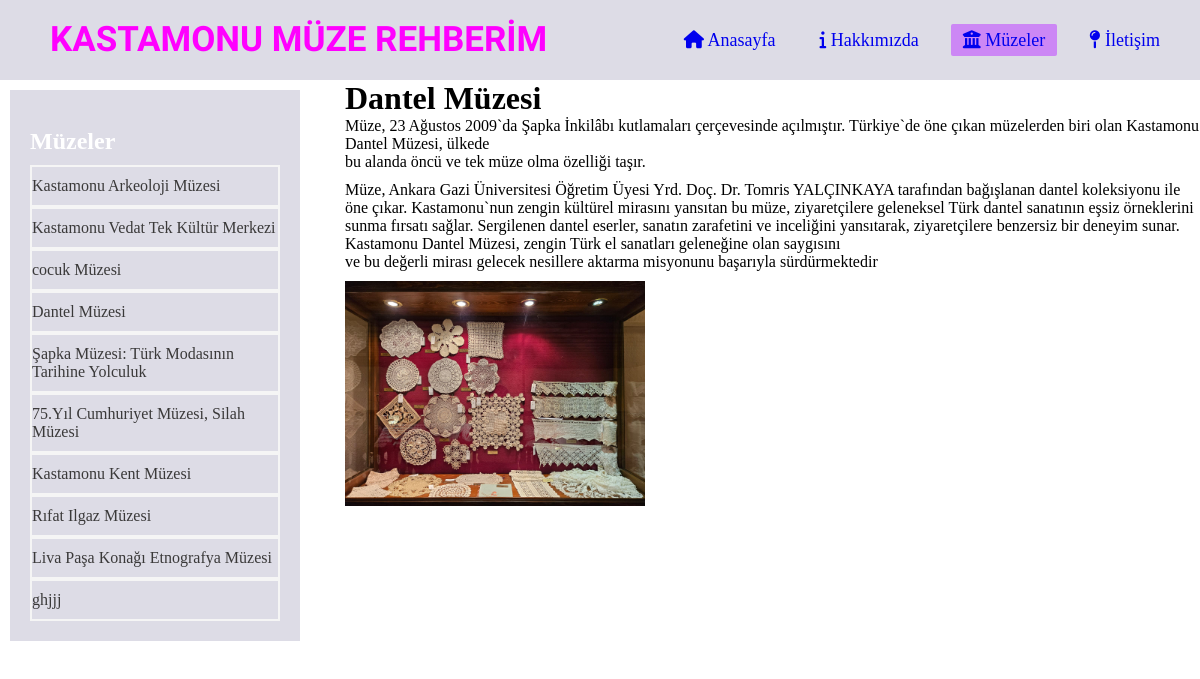
The page /kastamonuweb/museum_detail.php?id=4 on the database its author committed.
### tables this page shows
CREATE TABLE `museums` (
  `id` int(11) NOT NULL,
  `baslik` varchar(1000) NOT NULL,
  `metin` text NOT NULL,
  `resim` varchar(1000) NOT NULL
);

### kastamonuweb/museum_detail.php (the view, shortened to what this page needs)
<?php
$servername = "localhost";
$username = "root";
$password = "";
$database = "museumdb";
$conn = new mysqli($servername, $username, $password, $database);
$sql2 = "SELECT id, baslik, metin, resim FROM museums";
$result2 = $conn->query($sql2);
if ($_SERVER["REQUEST_METHOD"] == "GET" && isset($_GET["id"])) {
    $id = $_GET["id"];
    $sql = "SELECT * FROM museums WHERE id = $id";
    $result = $conn->query($sql);
    if ($result->num_rows > 0) {
        $row = $result->fetch_assoc();
        $baslik = $row["baslik"];
        $metin = $row["metin"];
        $resim = $row["resim"];
    } else {
        echo "Müze bulunamadı.";
        exit();
    }
} else {
    echo "Geçersiz istek.";
    exit();
}
?>
<!DOCTYPE html>
<html lang="en">
<head>
    <link rel="stylesheet" href="https://cdnjs.cloudflare.com/ajax/libs/font-awesome/6.5.1/css/all.min.css">
    <link rel="stylesheet" href="css/museum.css">
</head>
<body>
    <div class="container">
        <div class="navbar">
            <div class="logo">
                <a href="#">KASTAMONU MÜZE REHBERİM</a>
            </div>
            <ul>
                <li><a href="index.html"><i class="fa-solid fa-house"></i> Anasayfa </a></li>
                <li><a href="hakimizda.html"><i class="fa-solid fa-info"></i> Hakkımızda </a></li>
                <li><a href="museum.php" class="active"><i class="fa-solid fa-building-columns"></i> Müzeler </a></li>
                <li><a href="iletisim.html"><i class="fa-solid fa-map-pin"></i> İletişim </a></li>
            </ul>
        </div>
    </div>
    <div class="content">
        <div class="sidebar">
            <br>
            <h2>Müzeler</h2>
            <ul>
                <?php
                if ($result2->num_rows > 0) {
                    while ($row = $result2->fetch_assoc()) {
                        echo "<a href='museum_detail.php?id=" . $row["id"] . "'>" . $row["baslik"] . "</a>";
                    }
                } else {
                    echo "<li>Kayıt bulunamadı.</li>";
                }
                ?>
            </ul>
        </div>
    </div>
    <div class="main-content">
        <h1><?php echo $baslik; ?></h1>
        <p><?php echo $metin; ?></p>
        <img src="resimler/<?php echo $resim; ?>">
    </div>
</body>
</html>

### kastamonuweb/css/museum.css (style rules this page uses)
* { padding: 0; margin: 0; }
.navbar .logo a { font-family:'Rubik Doodle Shadow' ,sans-serif; font-size: 35px; font-weight: 700; text-decoration: none; line-height: 80px; color:fuchsia; }
.container .navbar { width: 100%; height: 80px; background:rgb(221, 220, 230 ); }
.navbar ul { float: right; margin-right: 20px; }
.navbar .logo { display: inline-block; margin-left: 50px; margin-top: 0px; }
.navbar ul li { list-style: none; display: inline-block; margin: 0 8px; line-height: 80px; }
.navbar ul li a { text-decoration: none; font-size: 18px; padding: 6px 12px; }
.navbar ul li a.active, .navbar ul li a:hover { background:rgb(204, 135, 245); border-radius: 2px; }
.content { display: flex; float: left; margin-right: 35px; }
.sidebar { width: 250px; background-color:rgb(221, 220, 230 ); color: #fff; padding: 20px; border: 10px white solid; }
.sidebar h2 { margin-bottom: 10px; }
.sidebar ul { list-style-type: none; padding: 0; }
.sidebar a { text-decoration: none; color: #3a3939; display: block; padding: 10px 0; border: 2px whitesmoke solid; }
p { margin-bottom: 10px; }
img { max-width: 300px; height: auto; margin: 0 10px 10px 0; box-sizing: border-box; }

### rows shown on the page
museums: baslik "Kastamonu Arkeoloji Müzesi"
museums: baslik "Kastamonu Vedat Tek Kültür Merkezi"
museums: baslik "cocuk Müzesi"
museums: baslik "Dantel Müzesi", metin "Müze, 23 Ağustos 2009`da Şapka İnkilâbı kutlamaları çerçevesinde açılmıştır. Türkiye`de öne çıkan müzelerden biri olan Kastamonu Dantel Müzesi, ülkede bu alanda öncü ve tek müze olma özelliği taşır. Müze, Ankara Gazi Üniversitesi Öğretim Üyesi Yrd. Doç. Dr. Tomris YALÇINKAYA tarafından bağışlanan dantel koleksiyonu ile öne çıkar. Kastamonu`nun zengin kültürel mirasını yansıtan bu müze, ziyaretçilere geleneksel Türk dantel sanatının eşsiz örneklerini sunma fırsatı sağlar. Sergilenen dantel eserler, sanatın zarafetini ve inceliğini yansıtarak, ziyaretçilere benzersiz bir deneyim sunar. Kastamonu Dantel Müzesi, zengin Türk el sanatları geleneğine olan saygısını ve bu değerli mirası gelecek…", resim (picture)
museums: baslik "Şapka Müzesi: Türk Modasının Tarihine Yolculuk"
museums: baslik "75.Yıl Cumhuriyet Müzesi, Silah Müzesi"
museums: baslik "Kastamonu Kent Müzesi"
museums: baslik "Rıfat Ilgaz Müzesi"
museums: baslik "Liva Paşa Konağı Etnografya Müzesi"
museums: baslik "ghjjj"
